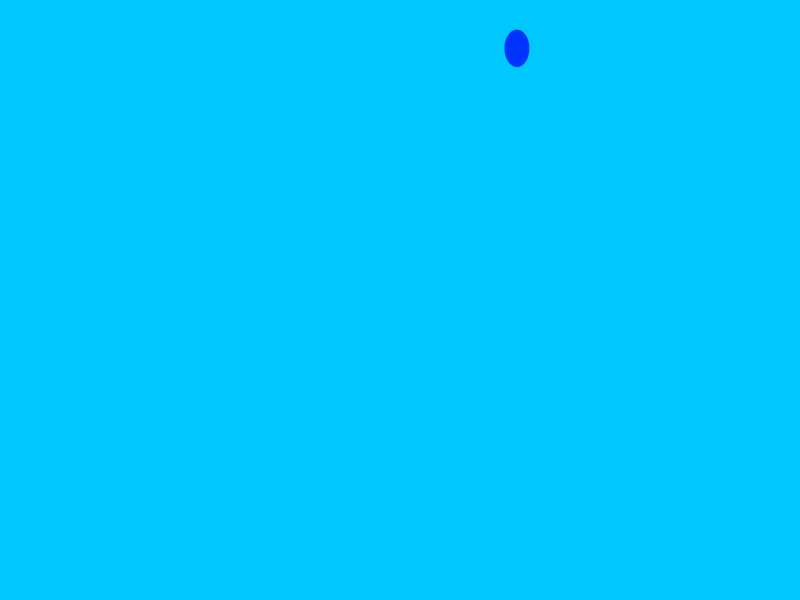
Frame 1 (no input)
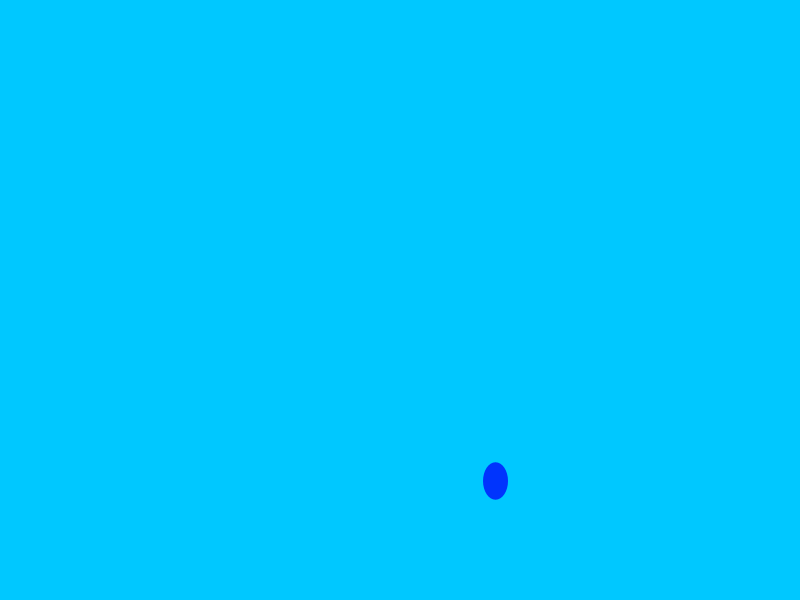
Frame 60 (the mouse pressed at the canvas centre just before this capture)
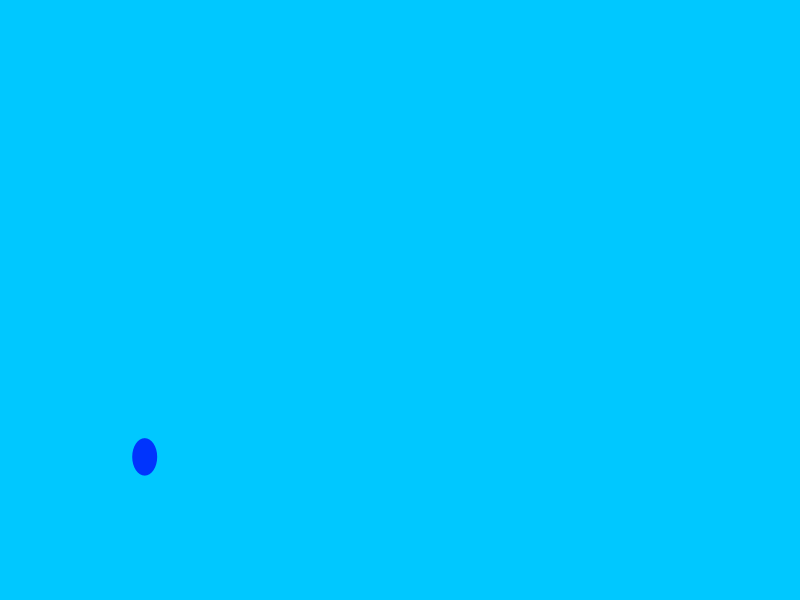
Frame 120 (the mouse held since frame 60 and released just before this capture)

The Processing sketch that drew these frames (run headless with seeded random() and noise(); from frame 60 on, the mouse is pressed at the canvas centre):

// Processing sketch: raindropGameCode
// ── raindropGameCode.pde

// On your own, create an array of Raindrop objects instead of just one
// Use the array instead of the single object
// You can start out by just using the single Raindrop as you test
Raindrop r;      //declare a new Raindrop called r

PVector mouse ;
void setup() {
  size(800, 600);
  //mouse = new PVector();                //initialize mouse PVector. value is irrelevant since it will be set at the start of void draw(){}
  r = new Raindrop(25, random(width), 50);   //Initialize r. The parameters used are the initial x and y positions
  mouse = new PVector();
}

void draw() {
  
  mouse.set(mouseX, mouseY);             //set value of mouse as mouseX,mouseY
  background(0, 200, 255);
    r.fall();         //make the raindrop fall. It should accelerate as if pulled towards the ground by earth's gravity
    r.display();      //display the raindrop
    if (r.isInContactWith(mouse)) {      //check to see if the raindrop is in contact with the point represented by the PVector called mouse
      r.reset();                         //if it is, reset the raindrop
    }
   if (r.loc.y > height + r.diam/2) {     //check to see if the raindrop goes below the bottom of the screen
      r.reset();                           //if it does, reset the raindrop
    }

}
// ── Raindrop.pde
class Raindrop {
  PVector loc, vel, g;
  int diam;
  color c;

  Raindrop(int tdiam, float x, int y) {
    diam=tdiam;
    loc= new PVector(x, y);
    c= color(0, random(50, 60), random(225, 255));
    vel= PVector.random2D();
    vel.mult(2);
    g = new PVector(0,.3);
  }
  void display() {
    fill(c);
    noStroke();
    ellipse(loc.x, loc.y, diam, diam*1.5);
  }
  void fall(){
    vel.add(g);
    loc.add(vel);
  }
  void reset(){
    loc.x= random(width);
    loc.y= 0;
    vel = PVector.random2D();
    vel.add(g);
    loc.add(vel);
  }
  boolean isInContactWith(PVector bucket){
    loc.dist(mouse);
    if(loc.dist(mouse)< diam/2){
     return true;
    }else{
      return false;
    }
  }
}
